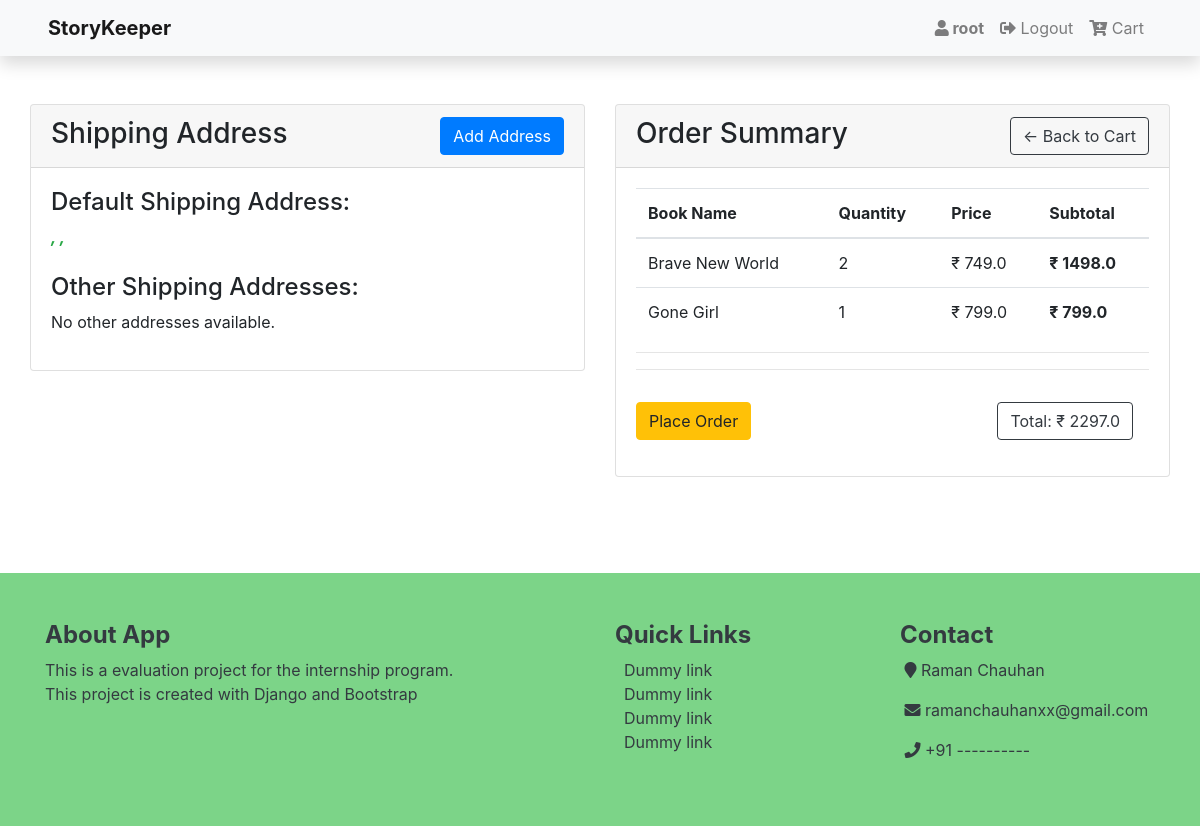
The app's page /cart/checkout (signed in), older data.
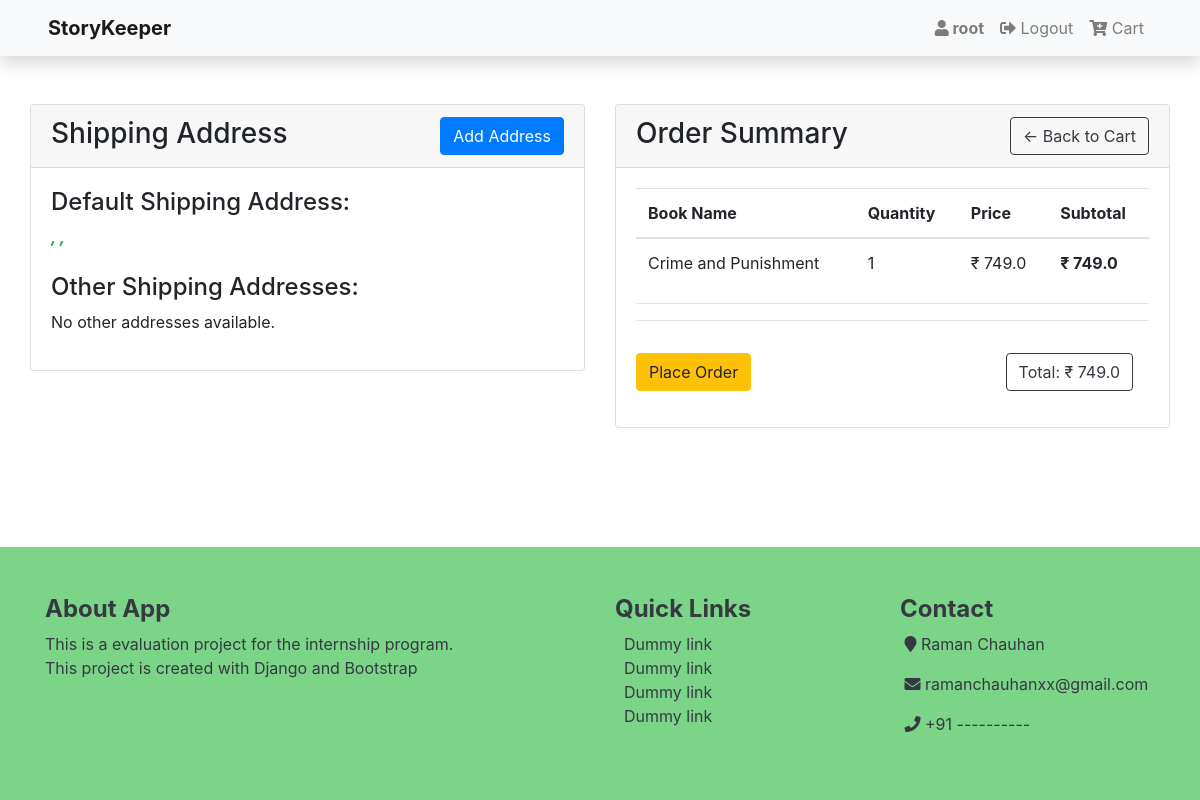
The same page, newer data.
### books/models.py (models this page shows, shortened)
class Cart(models.Model):
    user = models.ForeignKey(User, on_delete=models.CASCADE, null=True, blank=True)
    books = models.ForeignKey(Book, on_delete=models.SET_NULL, blank=True, null=True)
    quantity = models.IntegerField(default=0, null=True, blank=True)
    date_added = models.DateTimeField(auto_now_add=True)

class Book(models.Model):
    title  		 = models.CharField(max_length=200)
    slug         = models.SlugField(max_length=140, unique=True)
    author 		 = models.CharField(max_length=100)
    genre   	 = models.CharField(max_length=100)
    price     	 = models.FloatField(default=0)
    quantity   	 = models.IntegerField(default=0)
    description  = models.TextField(default='No Description', null=True, blank=False)
    average_rating  = models.FloatField(default=0)
    created_on 	 = models.DateTimeField(auto_now_add=True)
    updated_on 	 = models.DateTimeField(auto_now=True)
    digital         = models.BooleanField(default=False, null=True, blank=False)
    status          = models.IntegerField(choices=status,default = 1)
    class Meta:
        ordering    = ['-quantity']

### books/views.py (the view)
# urls.py: path('cart/checkout', views.checkoutView, name='checkout'),
@login_required
def checkoutView(request):
    user = request.user
    cart_items = Cart.objects.filter(user=user)
    total_amount = calculateCartTotal(cart_items)
    try:
        default_shipping_address = ShippingAddress.objects.get(customer=user, is_default=True)
    except ShippingAddress.DoesNotExist:
        default_shipping_address = None
    other_shipping_addresses = ShippingAddress.objects.filter(customer=user, is_default=False)
    if request.method == 'POST':
        form = ShippingAddressForm(request.POST)
        if form.is_valid():
            shipping_address = form.save(commit=False)
            shipping_address.customer = user
            shipping_address.save()
            ShippingAddress.objects.filter(customer=user).exclude(id=shipping_address.id).update(is_default=False)
            order = Order(user=user, total_amount=total_amount)
            order.save()
            order.items.set(cart_items)
            order_history = OrderHistory(
                user=user,
                items=order.items.all(),
                order_date=order.order_date,
                order_quantity=cart_items.count(),
                total_amount=order.total_amount,
                shipping_address=shipping_address
            )
            order_history.save()
            cart_items.delete()
            messages.success(request, 'Order placed successfully!')
            return redirect('order_history')
    else:
        form = ShippingAddressForm(instance=default_shipping_address)
    context = {
        'cart_items': cart_items,
        'total_amount': total_amount,
        'form': form,
        'shipping_address': default_shipping_address,
        'other_addresses': other_shipping_addresses,
    }
    return render(request, 'shopping/checkout.html', context)

### books/templatetags/custom_filters.py (called while the page is built)
@register.filter
def calculate_subtotal(cart_item):
    return cart_item.quantity * cart_item.books.price

### books/views.py (called while the page is built)
def calculateCartTotal(cart_items):
    total = 0
    for item in cart_items:
        total += item.books.price * item.quantity
    return total

### books/templates/shopping/checkout.html (shortened to what this page needs)
{% extends 'base.html' %}
{% load static %}
{% load custom_filters %}
{% block content %}
<div class="container-fluid my-5">
    <div class="row">
        <div class="col-md-6">
            <div class="card">
                <div class="card-header h3">
                    Shipping Address
                    <a href="{% url 'add_shipping_address' %}" class="btn btn-primary float-right">Add Address</a>
                </div>
                <div class="card-body">
                    <form method="POST" class="shipping-address-form">
                        <h4>Default Shipping Address:</h4>
                        <i><strong class="text-success">{{ shipping_address.address }}
                            {{ shipping_address.city }},
                            {{ shipping_address.state }},
                        </strong></i><br><br>
                        <h4>Other Shipping Addresses:</h4>
                        {% if other_addresses %}
                            <ul class="list-group">
                                {% for address in other_addresses %}
                                <li class="list-group-item">
                                    {{ address.address }},
                                    {{ address.city }},
                                    {{ address.state }},
                                    {{ address.zipcode }}
                                    {% if address.is_default %}
                                    (Default)
                                    {% else %}
                                    <a href="{% url 'set_default_address' address.id %}" class="btn btn-link btn-sm text-success">Set as Default</a>
                                    {% endif %}
                                </li>
                                {% endfor %}
                            </ul>
                            {% else %}
                            <p>No other addresses available.</p>
                            {% endif %}
                    </form>
                </div>
            </div>
        </div>
        <div class="col-md-6">
            <div class="card">
                <div class="card-header h3">
                    Order Summary
                    <a  class="btn btn-outline-dark float-right" href="{% url 'cart' %}">&#x2190; Back to Cart</a>
                </div>
                <div class="card-body">
                    <table class="table">
                        <thead>
                            <tr>
                                <th>Book Name</th>
                                <th>Quantity</th>
                                <th>Price</th>
                                <th>Subtotal</th>
                            </tr>
                        </thead>
                        <tbody>
                            {% for cart_item in cart_items %}
                                <tr>
                                    <td>{{ cart_item.books.title }}</td>
                                    <td>{{ cart_item.quantity }}</td>
                                    <td>&#8377; {{ cart_item.books.price }}</td>
                                    <td><strong>&#8377; {{ cart_item|calculate_subtotal }}</strong></td>
                                </tr>
                            {% endfor %}
                        </tbody>
                    </table><hr><hr>
                    <a href="{% url 'order_history' %}" class="mt-3 btn btn-warning mr-3">Place Order</a>
                    <p class="mt-3 btn btn-outline-dark text-bold float-right mr-3">Total: &#8377; {{ total_amount }}</p>
                </div>
            </div>
        </div>
    </div>
</div>
{% endblock %}

Row changes from the older to the newer data that the page shows:
removed Cart: books "Brave New World", quantity "2", books.price "749.0", quantity+books "1498.0"
removed Cart: books "Gone Girl", quantity "1", books.price "799.0", quantity+books "799.0"
added Cart: books "Crime and Punishment", quantity "1", books.price "749.0", quantity+books "749.0"
Text that changed along with them:
{{ total_amount }}: "2297.0" → "749.0"
